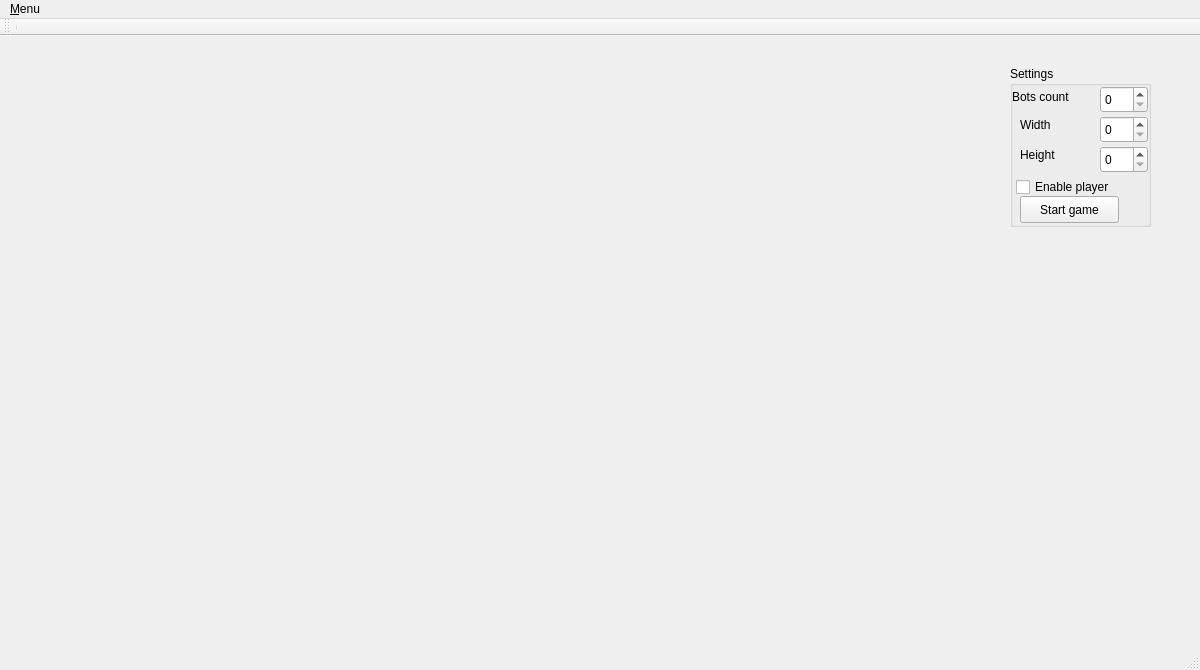
<?xml version="1.0" encoding="UTF-8"?>
<ui version="4.0">
 <class>Game</class>
 <widget class="QMainWindow" name="Game">
  <property name="geometry">
   <rect>
    <x>0</x>
    <y>0</y>
    <width>1200</width>
    <height>670</height>
   </rect>
  </property>
  <property name="windowTitle">
   <string>Game</string>
  </property>
  <widget class="QWidget" name="centralWidget">
   <widget class="QGroupBox" name="SettingsBox">
    <property name="geometry">
     <rect>
      <x>1010</x>
      <y>30</y>
      <width>141</width>
      <height>161</height>
     </rect>
    </property>
    <property name="title">
     <string>Settings</string>
    </property>
    <widget class="QLabel" name="BotsCountLabel">
     <property name="geometry">
      <rect>
       <x>2</x>
       <y>20</y>
       <width>81</width>
       <height>21</height>
      </rect>
     </property>
     <property name="text">
      <string>Bots count</string>
     </property>
    </widget>
    <widget class="QSpinBox" name="BotsCountBox">
     <property name="geometry">
      <rect>
       <x>90</x>
       <y>20</y>
       <width>48</width>
       <height>27</height>
      </rect>
     </property>
    </widget>
    <widget class="QSpinBox" name="WidthBox">
     <property name="geometry">
      <rect>
       <x>90</x>
       <y>50</y>
       <width>48</width>
       <height>27</height>
      </rect>
     </property>
    </widget>
    <widget class="QLabel" name="HeigthLabel">
     <property name="geometry">
      <rect>
       <x>10</x>
       <y>80</y>
       <width>67</width>
       <height>17</height>
      </rect>
     </property>
     <property name="text">
      <string>Height</string>
     </property>
    </widget>
    <widget class="QLabel" name="WidthLabel">
     <property name="geometry">
      <rect>
       <x>10</x>
       <y>50</y>
       <width>67</width>
       <height>17</height>
      </rect>
     </property>
     <property name="text">
      <string>Width</string>
     </property>
    </widget>
    <widget class="QSpinBox" name="HeigthBox">
     <property name="geometry">
      <rect>
       <x>90</x>
       <y>80</y>
       <width>48</width>
       <height>27</height>
      </rect>
     </property>
    </widget>
    <widget class="QCheckBox" name="EnablePlayer">
     <property name="geometry">
      <rect>
       <x>6</x>
       <y>110</y>
       <width>121</width>
       <height>22</height>
      </rect>
     </property>
     <property name="text">
      <string>Enable player</string>
     </property>
    </widget>
    <widget class="QPushButton" name="StartGame">
     <property name="geometry">
      <rect>
       <x>10</x>
       <y>130</y>
       <width>99</width>
       <height>27</height>
      </rect>
     </property>
     <property name="text">
      <string>Start game</string>
     </property>
    </widget>
   </widget>
  </widget>
  <widget class="QMenuBar" name="menuBar">
   <property name="geometry">
    <rect>
     <x>0</x>
     <y>0</y>
     <width>1200</width>
     <height>25</height>
    </rect>
   </property>
   <widget class="QMenu" name="menuMunu">
    <property name="title">
     <string>&amp;Menu</string>
    </property>
    <addaction name="actionRestart"/>
   </widget>
   <addaction name="menuMunu"/>
  </widget>
  <widget class="QToolBar" name="mainToolBar">
   <attribute name="toolBarArea">
    <enum>TopToolBarArea</enum>
   </attribute>
   <attribute name="toolBarBreak">
    <bool>false</bool>
   </attribute>
   <addaction name="separator"/>
  </widget>
  <widget class="QStatusBar" name="statusBar"/>
  <action name="actionRestart">
   <property name="text">
    <string>Restart</string>
   </property>
  </action>
 </widget>
 <layoutdefault spacing="6" margin="11"/>
 <resources/>
 <connections/>
</ui>
